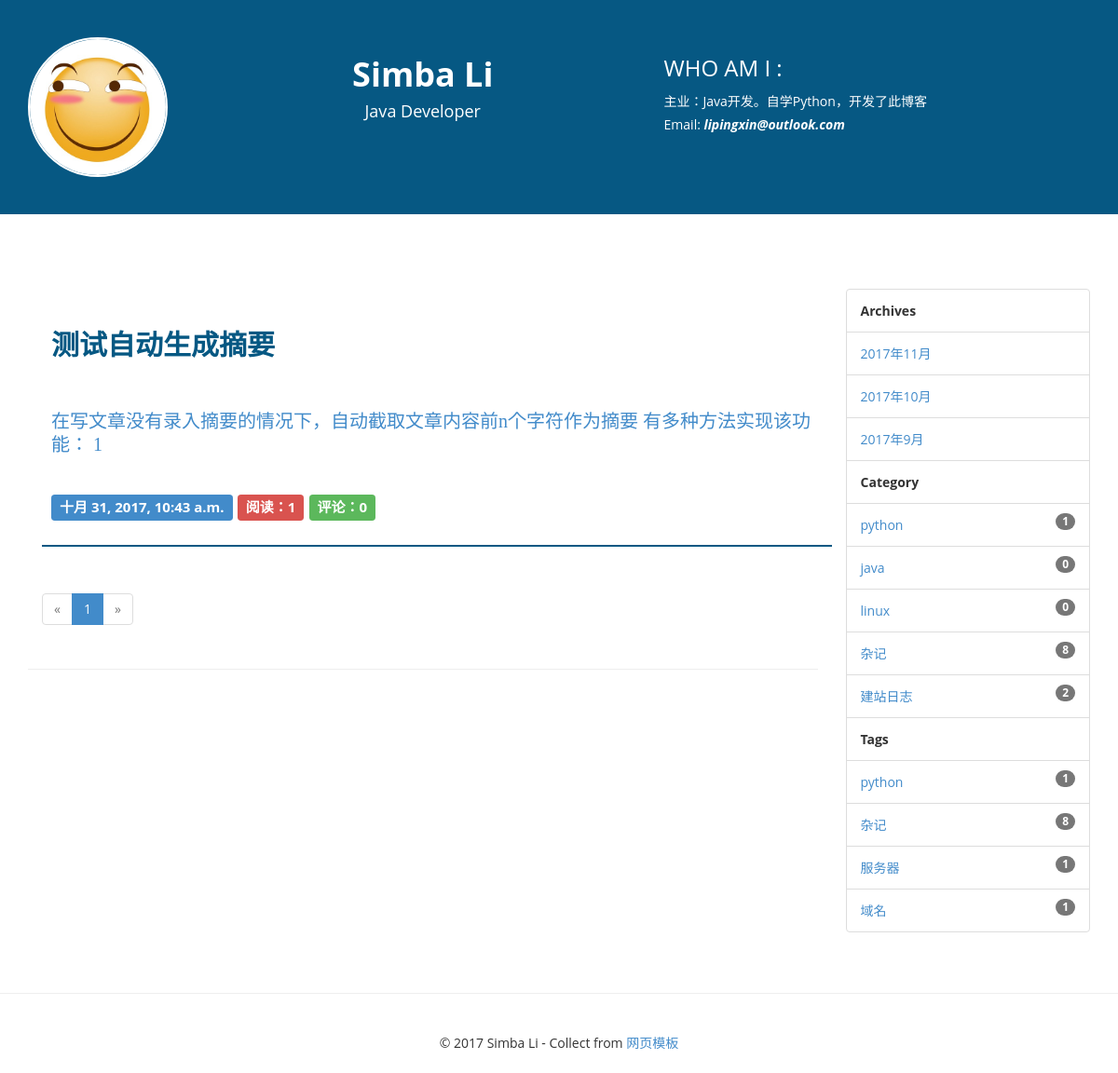
Page /category/1/ on the committed database.
### blog/models.py (models this page shows, shortened)
class Post(models.Model):
    title = models.CharField(max_length=70)
    body = models.TextField()
    create_time = models.DateTimeField(auto_now_add=True)
    modified_time = models.DateTimeField(auto_now=True)
    excerpt = models.CharField(max_length=200, blank=True)
    category = models.ForeignKey(Category)
    tags = models.ManyToManyField(Tag, blank=True)
    author = models.ForeignKey(User)
    is_delete = models.IntegerField(default=1)
    views = models.PositiveIntegerField(default=0)
    def get_absolute_url(self):
        return reverse('blog:detail', kwargs={'pk': self.pk})
    class Meta:
        ordering = ['-create_time']

class Category(models.Model):
    name = models.CharField(max_length=100)

class Tag(models.Model):
    name = models.CharField(max_length=50)

### blog/views.py (the view)
# urls.py: url(r'^category/(?P<pk>[0-9]+)/$', views.categories, name='category'),
def categories(request, pk):
    category = get_object_or_404(Category, pk=pk)
    posts = Post.objects.filter(category=category)
    return posts_paginator(posts, request)

### blog/templatetags/blog_tags.py (called while the page is built)
@register.simple_tag()
def archives():
    return Post.objects.dates('create_time', 'month', order='DESC')

@register.simple_tag()
def get_categories():
    return Category.objects.all()

@register.filter
def get_excerpt(excerpt, body):
    if not excerpt:
        md = markdown.Markdown(extensions=[
            'markdown.extensions.extra',
            'markdown.extensions.codehilite',
        ])
        auto_excerpt = strip_tags(md.convert(body))[:54]
        return auto_excerpt
    else:
        return excerpt

@register.simple_tag()
def get_tags():
    return Tag.objects.annotate(num_post=Count('post'))

### blog/views.py (called while the page is built)
def posts_paginator(all_posts, request):
    paginator = Paginator(all_posts, 10)
    page = request.GET.get('page')
    try:
        page = int(page) if page else 1
    except TypeError:
        page = 1
    try:
        posts = paginator.page(page)
    except PageNotAnInteger:
        posts = paginator.page(1)
    except EmptyPage:  # 如果页码太大，没有相应的记录
        posts = paginator.page(paginator.num_pages)  # 取最后一页的记录
    page_data = get_page_data(paginator.num_pages, page)
    return render(request, 'blog/index.html', context={'posts': posts, 'page': page_data})

### templates/blog/index.html (shortened to what this page needs)
{% extends 'layout.html' %}
{% block main %}
{% load blog_tags %}
<section>
    <div class="container">
        <div class="row">
            <div class="col-md-9">
                {% for post in posts.object_list %}
                <div class="blog-main">
                    <a href="{{ post.get_absolute_url }}">
                        <div class="heading-blog">
                            {{ post.title }}
                        </div>
                    </a>
                    <a href="{{ post.get_absolute_url }}">
                        <div class="blog-txt">
                            {{ post.excerpt | get_excerpt:post.body }}
                        </div>
                    </a>
                    <div class="blog-info">
                        <span class="label label-primary">{{ post.create_time }}</span>
                        <span class="label label-danger">阅读：{{ post.views }}</span>
                        <span class="label label-success">评论：{{ post.comments_set.count }}</span>
                    </div>
                </div>
                {% empty %}
                    <div>还没有发布的文章</div>
                {% endfor %}
                <nav>
                    <ul class="pagination">
                        <li {% if not page.pre_button %} class="disabled" {% endif %}>
                            <a {% if page.pre_button %} href="?page={{ page.pre_page_number }}" {% endif %}>
                                <span aria-hidden="true">&laquo;</span>
                            </a>
                        </li>
                        {% if page.left_page_numbers %}
                            {% for page_number in page.left_page_numbers %}
                                <li {% if page.current_page == page_number %} class="active" {% endif %}>
                                    <a href="?page={{ page_number }}">
                                        {{ page_number }}
                                    </a>
                                </li>
                            {% endfor %}
                        {% endif %}
                        <li {% if not page.next_button %} class="disabled" {% endif %}>
                            <a {% if page.next_button %} href="?page={{ page.next_page_number }}" {% endif %}>
                                <span aria-hidden="true">&raquo;</span>
                            </a>
                        </li>
                    </ul>
                </nav>
            </div>
        </div>
    </div>
</section>
<hr/>
{% endblock main %}

### templates/layout.html (shortened to what this page needs)
{% load staticfiles %}
{% load blog_tags %}
<!DOCTYPE html>
<html xmlns="http://www.w3.org/1999/xhtml">
<head>
    <link href="{% static 'blog/css/bootstrap.css' %}" rel="stylesheet"/>
    <link href="{% static 'blog/css/font-awesome.css' %}" rel="stylesheet"/>
    <link href="{% static 'blog/css/style.css' %}" rel="stylesheet"/>
    <link href="{% static 'blog/css/highlights/github.css' %}" rel="stylesheet">
</head>
<body>
<section class="header-section">
    <div class="container">
        <div class="row">
            <div class="col-md-2">
                <a href="{% url 'blog:index' %}">
                    <img src="{% static 'blog/img/headimage.jpg' %}" class="img-circle img-responsive"/>
                </a>
            </div>
            <div class="col-md-5 text-center">
                <h1><strong>Simba Li </strong></h1>
                <h4>Java Developer</h4>
            </div>
            <div class="col-md-5">
                <h3>WHO AM I :</h3>
                主业：Java开发。自学Python，开发了此博客
                <br />
                Email: <i><strong>lipingxin@outlook.com</strong></i>
            </div>
        </div>
    </div>
</section>
<section>
    <div class="container">
        <div class="row">
            <div class="col-md-2 spon-txt"></div>
        </div>
    </div>
</section>
<section>
    <div class="container">
        <div class="row">
            <div class="col-md-9">
            {% block main %}
            {% endblock main %}
            </div>
            <div class="col-md-3">
                <ul class="list-group">
                    <li class="list-group-item">
                        <strong>Archives</strong>
                    </li>
                    {% archives as date_list %}
                    {% for date in date_list %}
                        <li class="list-group-item">
                            <a href="{% url 'blog:archive' date.year date.month %}">
                                {{ date.year }}年{{ date.month }}月
                            </a>
                        </li>
                        {% empty %}
                        <li class="list-group-item">
                            <span class="badge">104</span>暂无归档
                        </li>
                    {% endfor %}
                    <li class="list-group-item">
                        <strong>Category</strong>
                    </li>
                    {% get_categories as categories %}
                    {% for category in categories %}
                        <li class="list-group-item">
                            <span class="badge">{{ category.post_set.count }}</span>
                            <a href="{% url 'blog:category' category.pk %}">
                                {{ category.name }}
                            </a>
                        </li>
                    {% endfor %}
                    <li class="list-group-item">
                        <strong>Tags</strong>
                    </li>
                    {% get_tags as tags %}
                    {% for tag in tags %}
                        <li class="list-group-item">
                            <span class="badge">{{ tag.num_post }}</span>
                            <a href="{% url 'blog:tag' tag.pk %}">
                                {{ tag.name }}
                            </a>
                        </li>
                    {% endfor %}
                </ul>
                <br/>
            </div>
        </div>
    </div>
</section>
<hr/>
<div class="container">
    <div class="row">
        <div class="col-md-12 text-center set-foot">
            &copy 2017 Simba Li - Collect from <a
                href="http://www.cssmoban.com/" title="网页模板" target="_blank">网页模板</a>
        </div>
    </div>
</div>
</body>
</html>

### blog/static/blog/css/style.css (style rules this page uses)
﻿ html, body { padding-top:0px; margin:0px; }
body { font-family: 'Open Sans', sans-serif; line-height:25px; font-size:14px; }
.header-section { background-color:#065883; color:#fff; padding:40px 5px; }
.header-section img { max-width:150px; border:2px solid #fff; }
.spon-txt { padding:40px 5px; font-size:25px; font-weight:800; }
.blog-main { padding:10px 5px; border-bottom:2px solid #065883; margin-bottom:30px; }
.heading-blog { font-size:30px; color:#065883; font-weight:800; padding:30px 5px; line-height:40px; }
.blog-info { padding:20px 5px; font-size:20px; font-weight:normal; }
.blog-txt { padding:20px 5px; font-family:Andalus ; font-size:20px; font-weight:normal; }
.set-foot { padding:20px 5px; }

### rows in the picture
Post: title "测试自动生成摘要", excerpt|get_excerpt "在写文章没有录入摘要的情况下，自动截取文章内容前n个字符作为摘要 有多种方法实现该功能： 1", create_time "十月 31, 2017, 10:43 a.m.", views "1", comments_set.count "0"
Category: post_set.count "1", name "python"
Category: post_set.count "0", name "java"
Category: post_set.count "0", name "linux"
Category: post_set.count "8", name "杂记"
Category: post_set.count "2", name "建站日志"
Tag: num_post "1", name "python"
Tag: num_post "8", name "杂记"
Tag: num_post "1", name "服务器"
Tag: num_post "1", name "域名"

### other values in the picture
{{ page_number }} "1"
{{ date.year }} "2017" "2017" "2017"
{{ date.month }} "11" "10" "9"
